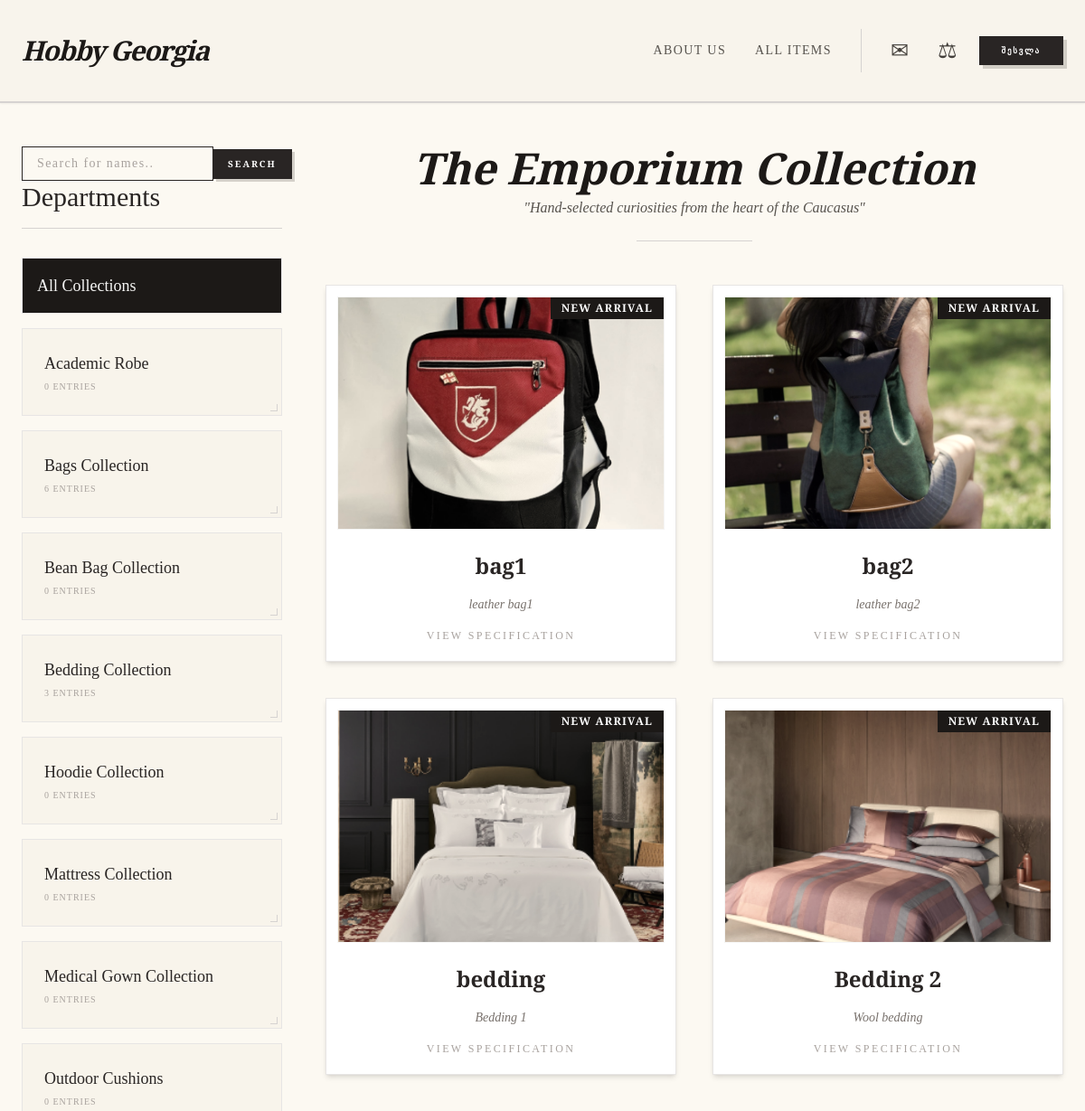
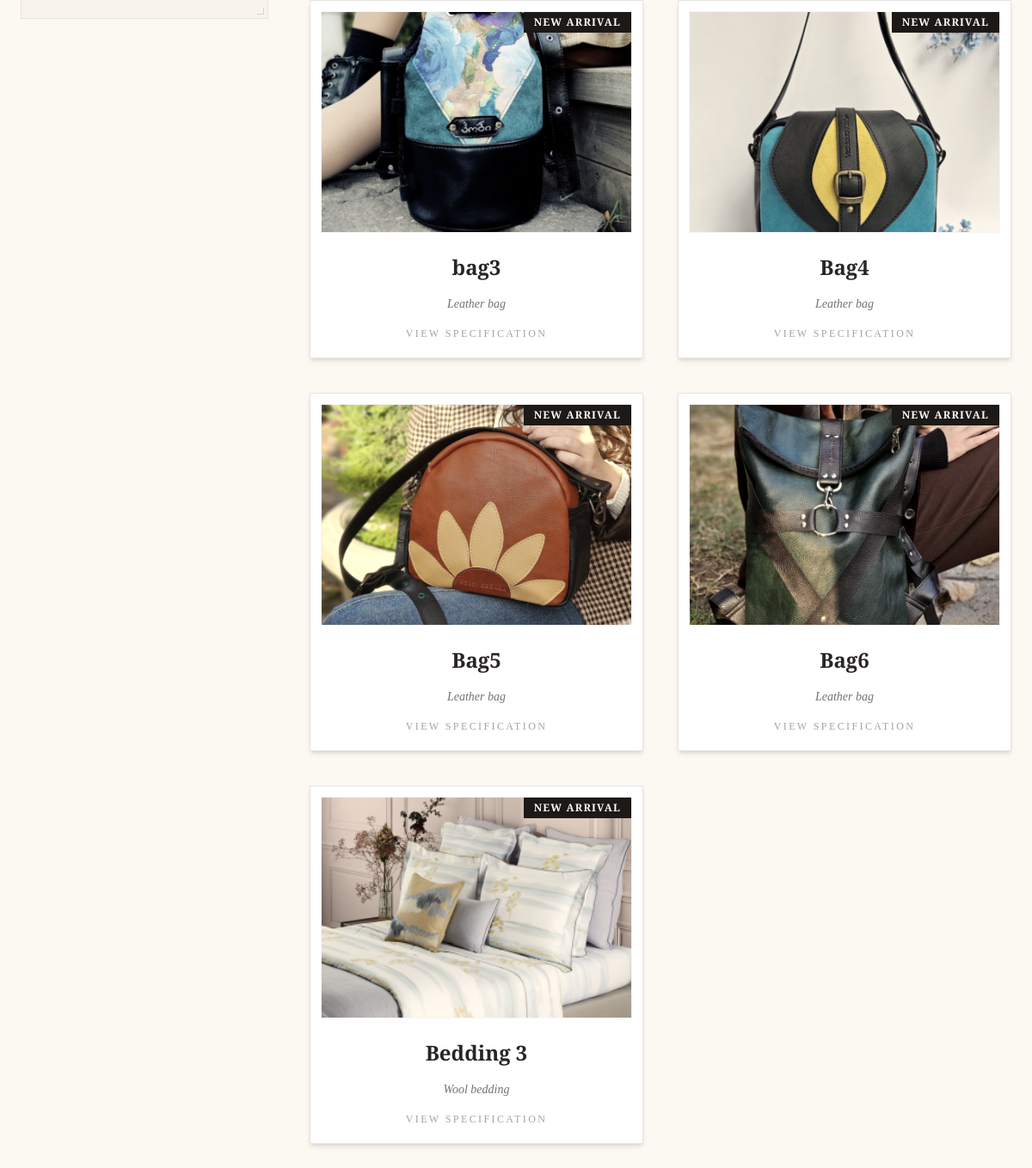
Screenshot of /all-items/ with the database file from the repository (2 pictures, top to bottom).
### items/models.py (models this page shows, shortened)
class Category(models.Model):
    name = models.CharField(max_length=255)
    class Meta:
        ordering = ("name",)
        verbose_name_plural = "Categories"

class Item(models.Model):
    name = models.CharField(max_length=255)
    description = models.TextField()
    price = models.DecimalField(max_digits=10, decimal_places=2)
    category = models.ForeignKey(Category, on_delete=models.CASCADE, related_name="items")
    is_sold = models.BooleanField(default=False)
    image = models.ImageField(upload_to="item_images", blank=True, null=True)
    created_at = models.DateTimeField(auto_now_add=True)
    created_by = models.ForeignKey(User, related_name="items", on_delete=models.CASCADE)

### myapp/views.py (the view)
# urls.py: path("all-items/", views.all_items, name="all-items"),
def all_items(request):
    query = request.GET.get('category')
    categories = Category.objects.all()
    if query:
        items = Item.objects.filter(category_id=query)
    else:
        items = Item.objects.all()
    return render(request, 'core/all_items.html', {
        'items': items,
        'categories': categories,
    })

### myapp/templates/core/all_items.html (shortened to what this page needs)
{% extends "core/base.html" %}
{% block content %}
<div class="flex flex-col md:flex-row gap-12">
    <aside class="w-full md:w-1/4">
        <div class="sticky top-8">
            <form action={% url 'myapp:search' %} method="GET" class="flex items-center" >
                <input name="item" type="text" id="myInput" onkeyup="myFunction()" placeholder="Search for names.." class="px-4 py-2 text-sm bg-transparent border border-stone-800 outline-none font-['EB_Garamond'] tracking-widest placeholder-stone-400 w-64"
>
            <button
                type="submit"
                class="px-4 py-2 text-[10px] uppercase tracking-[0.2em] font-bold border border-l-0 border-stone-800 text-white bg-stone-800 hover:bg-transparent hover:text-stone-800 transition-all duration-300 shadow-[3px_3px_0px_0px_rgba(120,113,108,0.3)]"
            >
                Search
            </button>
            </form>
            <h2 class="brand-font text-3xl mb-8 text-stone-800 border-b border-stone-300 pb-4">Departments</h2>
            <div class="flex flex-col gap-4">
                <a href="{% url 'myapp:all-items' %}"
                   class="group p-4 border border-stone-200 transition-colors duration-500 {% if not request.GET.category %}bg-stone-900 text-stone-100{% else %}bg-[#f8f4eb] hover:bg-stone-900 hover:text-stone-100{% endif %}">
                    <h3 class="brand-font text-lg">All Collections</h3>
                </a>
                {% for category in categories %}
                <a href="?category={{ category.id }}"
                   class="group relative p-6 border border-stone-200 transition-colors duration-500
                   {% if request.GET.category == category.id|stringformat:'s' %}bg-stone-900 text-stone-100{% else %}bg-[#f8f4eb] text-stone-800 hover:bg-stone-900 hover:text-stone-100{% endif %}">
                    <h3 class="brand-font text-lg group-hover:text-stone-100 transition-colors">
                        {{ category.name }}
                    </h3>
                    <p class="text-stone-400 text-[10px] uppercase tracking-widest mt-1 group-hover:text-stone-300">
                        {{ category.items.count }} Entries
                    </p>
                    <div class="absolute bottom-1 right-1 w-2 h-2 border-b border-r border-stone-300 group-hover:border-stone-500"></div>
                </a>
                {% endfor %}
            </div>
        </div>
    </aside>
    <main class="w-full md:w-3/4">
        <div class="text-center mb-12">
            <h1 class="brand-font text-5xl font-bold text-stone-900 italic">The Emporium Collection</h1>
            <p class="text-stone-600 mt-2 italic">"Hand-selected curiosities from the heart of the Caucasus"</p>
            <div class="w-32 h-px bg-stone-300 mx-auto mt-6"></div>
        </div>
        <div class="grid grid-cols-1 lg:grid-cols-2 xl:grid-cols-3 gap-10">
            {% for item in items %}
                <div class="group">
                    <a href="{% url 'item:detail' item.pk %}" class="block bg-white p-3 border border-stone-200 shadow-md transition-all duration-500 hover:shadow-xl hover:-translate-y-1">
                        <div class="relative overflow-hidden border border-stone-100">
                            <img src="{{ item.image.url }}" class="w-full h-64 object-cover filter grayscale-[30%] sepia-[20%] group-hover:grayscale-0 group-hover:sepia-0 transition-all duration-700">
                            <div class="absolute top-0 right-0 bg-stone-900 text-white px-3 py-1 text-xs tracking-widest font-bold">
                                NEW ARRIVAL
                            </div>
                        </div>
                        <div class="pt-6 pb-2 text-center">
                            <h2 class="brand-font text-2xl font-bold mb-2 text-stone-800 border-b border-transparent group-hover:border-stone-800 inline-block transition-all">
                                {{ item.name }}
                            </h2>
                            <p class="text-stone-500 text-sm italic line-clamp-2 mt-2 px-4">
                                {{ item.description }}
                            </p>
                            <div class="mt-4 text-stone-400 text-xs uppercase tracking-[0.2em]">
                                View Specification
                            </div>
                        </div>
                    </a>
                </div>
            {% empty %}
                <div class="col-span-full py-20 text-center">
                    <p class="italic text-stone-400 brand-font text-2xl">The shelves are currently bare in this department...</p>
                </div>
            {% endfor %}
        </div>
    </main>
</div>
{% endblock content %}

### myapp/templates/core/base.html (shortened to what this page needs)
<!doctype html>
<html lang="en">
    <head>
        <script src="https://cdn.tailwindcss.com"></script>
    </head>
    <body class="text-stone-800 antialiased overflow-x-hidden">
        <nav class="sticky top-0 z-[100] py-4 md:py-8 px-6 flex justify-between items-center border-b-2 border-double border-stone-300 shadow-sm bg-[#f8f4eb]/95 backdrop-blur-md">
            <a href="/" class="brand-font text-2xl md:text-3xl font-bold tracking-tighter text-stone-900 italic shrink-0">
                Hobby Georgia
            </a>
            <div class="hidden lg:flex items-center space-x-8">
                <a href="{% url 'myapp:about_us' %}" class="text-stone-600 hover:text-stone-900 border-b border-transparent hover:border-stone-900 transition-all uppercase tracking-widest text-sm">About Us</a>
                <a href="{% url 'myapp:all-items' %}" class="text-stone-600 hover:text-stone-900 border-b border-transparent hover:border-stone-900 transition-all uppercase tracking-widest text-sm">All Items</a>
                <div class="flex items-center space-x-4 border-l border-stone-300 pl-6">
                    <a href="{% url 'myapp:contact' %}" class="p-2 text-stone-700 hover:scale-110 transition-transform text-2xl">✉</a>
                    <a href="{% url 'cart:cart_summary' %}" class="p-2 text-stone-700 hover:scale-110 transition-transform text-2xl">⚖</a>
                    {% if user.is_authenticated %}
                        <span class="text-[10px] uppercase tracking-widest font-bold text-stone-400 ml-4">{{ user.username }}</span>
                        <form action="{% url 'myapp:logout' %}" method="post" class="inline">
                            {% csrf_token %}
                            <button type="submit" class="ml-4 px-4 py-2 text-[9px] uppercase tracking-[0.2em] font-bold border border-stone-800 text-white bg-stone-800 hover:bg-transparent hover:text-stone-800 transition-all duration-300 shadow-[3px_3px_0px_0px_rgba(120,113,108,0.3)]">
                                Log Out
                            </button>
                        </form>
                    {% else %}
                        <a href="{% url 'myapp:login' %}" class="ml-4 px-6 py-2 text-[9px] uppercase tracking-[0.2em] font-bold border border-stone-800 text-white bg-stone-800 hover:bg-transparent hover:text-stone-800 transition-all duration-300 shadow-[4px_4px_0px_0px_rgba(120,113,108,0.3)]">
                            შესვლა
                        </a>
                    {% endif %}
                </div>
            </div>
        </nav>
        <main class="max-w-7xl mx-auto px-4 md:px-6 py-8 md:py-12 min-h-screen">
            {% block content %}
            {% endblock content %}
        </main>
    </body>
</html>

### myapp/templates/core/base.html (style rules this page uses)
body { font-family: 'EB Garamond', serif; background-color: #fcf9f2; }
h1, h2, h3, .brand-font { font-family: 'Playfair Display', serif; }

### rows the page displays
Category: name "Academic Robe", items.count "0"
Category: name "Bags Collection", items.count "6"
Category: name "Bean Bag Collection", items.count "0"
Category: name "Bedding Collection", items.count "3"
Category: name "Hoodie Collection", items.count "0"
Category: name "Mattress Collection", items.count "0"
Category: name "Medical Gown Collection", items.count "0"
Category: name "Outdoor Cushions", items.count "0"
Item: image (picture), name "bag1", description "leather bag1"
Item: image (picture), name "bag2", description "leather bag2"
Item: image (picture), name "bedding", description "Bedding 1"
Item: image (picture), name "Bedding 2", description "Wool bedding"
Item: image (picture), name "bag3", description "Leather bag"
Item: image (picture), name "Bag4", description "Leather bag"
Item: image (picture), name "Bag5", description "Leather bag"
Item: image (picture), name "Bag6", description "Leather bag"
Item: image (picture), name "Bedding 3", description "Wool bedding"
